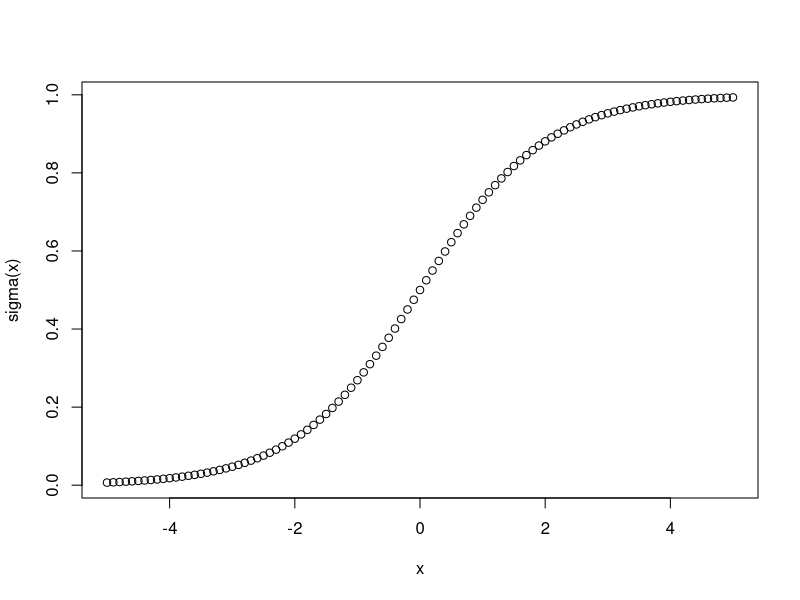

Source code (R):
sigma <- function(x)  1/(1 + exp(-x))

x <- seq(from = -5, to = 5, by = 0.1)
plot(x,sigma(x))

w_xh <- 0.5
w_hh <- -1.0
w_hy <- -0.7
h_bias <- -1.0
y_bias <- 0.0

x0 <- 9
x1 <- 4

h0 <- sigma(h_bias + x0 * w_xh)
h1 <- sigma(h_bias + x1 * w_xh + h0 * w_hh)
y1 <- y_bias + w_hy * h1

w_xh <- -0.1
w_hh <- 0.5
w_hy <- 0.25
h_bias <- 0.4
y_bias <- 0.0

x0 <- 18
x1 <- 9

h0 <- sigma(h_bias + x0 * w_xh)
h1 <- sigma(h_bias + x1 * w_xh + h0 * w_hh)
y1 <- y_bias + w_hy * h1
y0 <- y_bias + w_hy * h0
